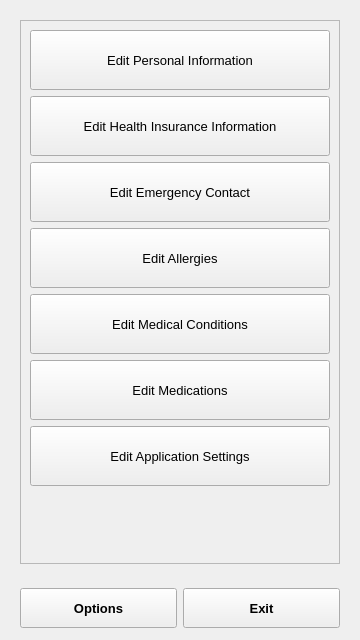
<?xml version="1.0" encoding="UTF-8"?>
<ui version="4.0">
 <class>Configure</class>
 <widget class="QWidget" name="Configure">
  <property name="geometry">
   <rect>
    <x>0</x>
    <y>0</y>
    <width>360</width>
    <height>640</height>
   </rect>
  </property>
  <property name="windowTitle">
   <string>Form</string>
  </property>
  <layout class="QGridLayout" name="gridLayout_2">
   <item row="0" column="0">
    <widget class="QWidget" name="widget" native="true">
     <layout class="QGridLayout" name="gridLayout_3">
      <item row="0" column="0">
       <widget class="QScrollArea" name="scrollArea">
        <property name="widgetResizable">
         <bool>true</bool>
        </property>
        <widget class="QWidget" name="scrollAreaWidgetContents">
         <property name="geometry">
          <rect>
           <x>0</x>
           <y>0</y>
           <width>322</width>
           <height>546</height>
          </rect>
         </property>
         <layout class="QGridLayout" name="gridLayout_4">
          <item row="0" column="0">
           <widget class="QPushButton" name="bioconfigButton">
            <property name="minimumSize">
             <size>
              <width>0</width>
              <height>60</height>
             </size>
            </property>
            <property name="font">
             <font>
              <pointsize>10</pointsize>
             </font>
            </property>
            <property name="text">
             <string>Edit Personal Information</string>
            </property>
            <property name="icon">
             <iconset>
              <normaloff>:/images/icons/icon/bioconfig.png</normaloff>:/images/icons/icon/bioconfig.png</iconset>
            </property>
           </widget>
          </item>
          <item row="2" column="0">
           <widget class="QPushButton" name="contactconfigButton">
            <property name="minimumSize">
             <size>
              <width>0</width>
              <height>60</height>
             </size>
            </property>
            <property name="font">
             <font>
              <pointsize>10</pointsize>
             </font>
            </property>
            <property name="text">
             <string>Edit Emergency Contact</string>
            </property>
            <property name="icon">
             <iconset>
              <normaloff>:/images/icons/icon/contact1.png</normaloff>:/images/icons/icon/contact1.png</iconset>
            </property>
           </widget>
          </item>
          <item row="3" column="0">
           <widget class="QPushButton" name="allergyconfigButton">
            <property name="minimumSize">
             <size>
              <width>0</width>
              <height>60</height>
             </size>
            </property>
            <property name="font">
             <font>
              <pointsize>10</pointsize>
             </font>
            </property>
            <property name="text">
             <string>Edit Allergies</string>
            </property>
            <property name="icon">
             <iconset>
              <normaloff>:/images/icons/icon/settings3.png</normaloff>:/images/icons/icon/settings3.png</iconset>
            </property>
           </widget>
          </item>
          <item row="4" column="0">
           <widget class="QPushButton" name="conditionconfigButton">
            <property name="minimumSize">
             <size>
              <width>0</width>
              <height>60</height>
             </size>
            </property>
            <property name="font">
             <font>
              <pointsize>10</pointsize>
             </font>
            </property>
            <property name="text">
             <string>Edit Medical Conditions</string>
            </property>
            <property name="icon">
             <iconset>
              <normaloff>:/images/icons/icon/settings3.png</normaloff>:/images/icons/icon/settings3.png</iconset>
            </property>
           </widget>
          </item>
          <item row="5" column="0">
           <widget class="QPushButton" name="medicationconfigButton">
            <property name="minimumSize">
             <size>
              <width>0</width>
              <height>60</height>
             </size>
            </property>
            <property name="font">
             <font>
              <pointsize>10</pointsize>
             </font>
            </property>
            <property name="text">
             <string>Edit Medications</string>
            </property>
            <property name="icon">
             <iconset>
              <normaloff>:/images/icons/icon/settings3.png</normaloff>:/images/icons/icon/settings3.png</iconset>
            </property>
           </widget>
          </item>
          <item row="6" column="0">
           <widget class="QPushButton" name="appsettingsconfigButton">
            <property name="minimumSize">
             <size>
              <width>0</width>
              <height>60</height>
             </size>
            </property>
            <property name="font">
             <font>
              <pointsize>10</pointsize>
             </font>
            </property>
            <property name="text">
             <string>Edit Application Settings</string>
            </property>
            <property name="icon">
             <iconset>
              <normaloff>:/images/icons/icon/settings2.png</normaloff>:/images/icons/icon/settings2.png</iconset>
            </property>
           </widget>
          </item>
          <item row="7" column="0">
           <spacer name="verticalSpacer">
            <property name="orientation">
             <enum>Qt::Vertical</enum>
            </property>
            <property name="sizeHint" stdset="0">
             <size>
              <width>20</width>
              <height>40</height>
             </size>
            </property>
           </spacer>
          </item>
          <item row="1" column="0">
           <widget class="QPushButton" name="insuranceconfigButton">
            <property name="minimumSize">
             <size>
              <width>0</width>
              <height>60</height>
             </size>
            </property>
            <property name="font">
             <font>
              <pointsize>10</pointsize>
             </font>
            </property>
            <property name="text">
             <string>Edit Health Insurance Information</string>
            </property>
           </widget>
          </item>
         </layout>
        </widget>
       </widget>
      </item>
     </layout>
    </widget>
   </item>
   <item row="1" column="0">
    <widget class="QWidget" name="widget_2" native="true">
     <property name="maximumSize">
      <size>
       <width>16777215</width>
       <height>50</height>
      </size>
     </property>
     <layout class="QGridLayout" name="gridLayout">
      <item row="0" column="0">
       <widget class="QPushButton" name="optionsButton">
        <property name="sizePolicy">
         <sizepolicy hsizetype="Minimum" vsizetype="Fixed">
          <horstretch>0</horstretch>
          <verstretch>0</verstretch>
         </sizepolicy>
        </property>
        <property name="minimumSize">
         <size>
          <width>70</width>
          <height>40</height>
         </size>
        </property>
        <property name="font">
         <font>
          <pointsize>10</pointsize>
          <weight>75</weight>
          <bold>true</bold>
         </font>
        </property>
        <property name="text">
         <string>Options</string>
        </property>
        <property name="icon">
         <iconset>
          <normaloff>:/images/icons/icon/options.png</normaloff>:/images/icons/icon/options.png</iconset>
        </property>
       </widget>
      </item>
      <item row="0" column="1">
       <widget class="QPushButton" name="exitButton">
        <property name="sizePolicy">
         <sizepolicy hsizetype="Minimum" vsizetype="Fixed">
          <horstretch>0</horstretch>
          <verstretch>0</verstretch>
         </sizepolicy>
        </property>
        <property name="minimumSize">
         <size>
          <width>70</width>
          <height>40</height>
         </size>
        </property>
        <property name="font">
         <font>
          <pointsize>10</pointsize>
          <weight>75</weight>
          <bold>true</bold>
         </font>
        </property>
        <property name="text">
         <string>Exit</string>
        </property>
        <property name="icon">
         <iconset>
          <normaloff>:/images/icons/icon/stop.png</normaloff>:/images/icons/icon/stop.png</iconset>
        </property>
       </widget>
      </item>
     </layout>
    </widget>
   </item>
  </layout>
 </widget>
 <resources/>
 <connections/>
</ui>
